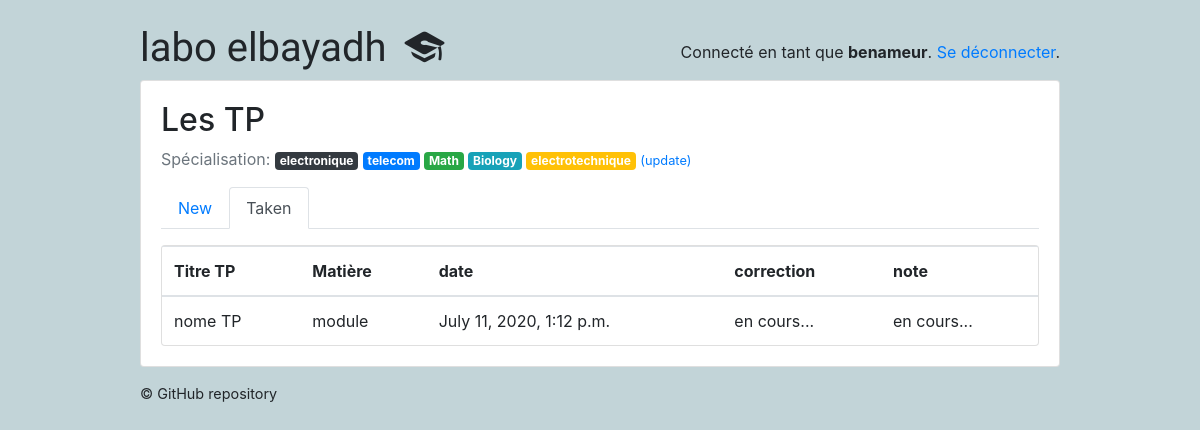
The app's page /students/taken/ (signed in), older data.
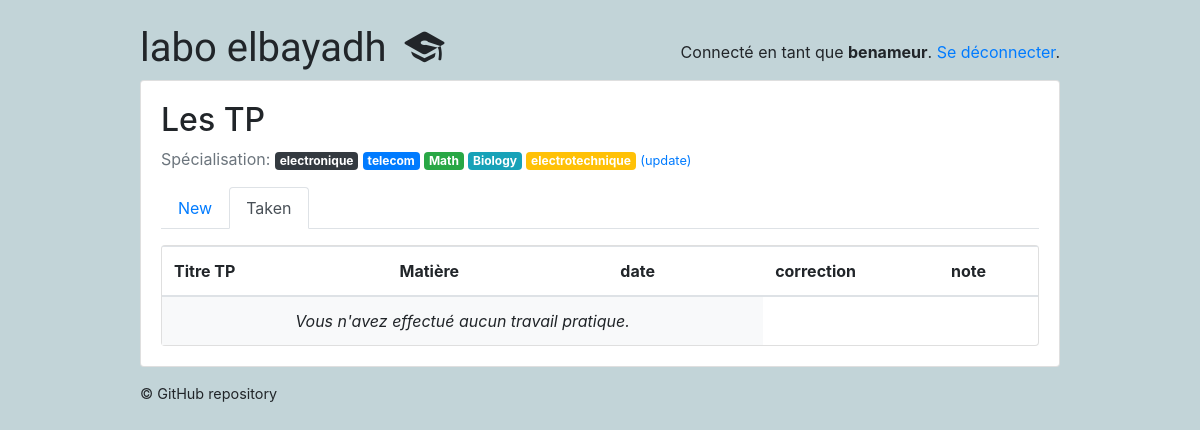
The same page, newer data.
### classroom/models.py (models this page shows, shortened)
class Subject(models.Model):
    name = models.CharField(max_length=30)
    color = models.CharField(max_length=7, default='#007bff')
    def get_html_badge(self):
        name = escape(self.name)
        color = escape(self.color)
        html = '<span class="badge badge-primary" style="background-color: %s">%s</span>' % (color, name)
        return mark_safe(html)

class TakenQuiz(models.Model):
    student = models.ForeignKey(Student,on_delete=models.CASCADE, related_name='taken_quizzes')
    quiz = models.ForeignKey(Quiz, on_delete=models.CASCADE, related_name='taken_quizzes')
    score = models.FloatField()
    date = models.DateTimeField(auto_now_add=True)
    compte_rendu = models.FileField(upload_to='uploads_tp/')
    correction_TP_ensegn  = models.FileField(upload_to='uploads_tp/')

class Quiz(models.Model):
    owner = models.ForeignKey(User, on_delete=models.CASCADE, related_name='quizzes')
    name = models.CharField(max_length=255 , default='Titre' , verbose_name= 'Titre TP',)
    subject = models.ForeignKey(Subject, on_delete=models.CASCADE, related_name='quizzes', verbose_name= 'les filières',)
    type_tp_posible = (
        ('redressement et filtrage ', 'redressement et filtrage '),
        ('filtrage RC', 'filtrage RC'),
    )
    type_tp = models.CharField(max_length=500 ,choices=type_tp_posible , verbose_name= 'Type de circuit électrique')
    description = models.TextField( max_length=500 , verbose_name= 'Description de TP ')
    module = models.CharField(max_length=255, default='Matière' , verbose_name= 'Matière' )

### classroom/views/students.py (the view)
# urls.py: path('taken/', students.TakenQuizListView.as_view(), name='taken_quiz_list'),
@method_decorator([login_required, student_required], name='dispatch')
class TakenQuizListView(ListView):
    model = TakenQuiz
    context_object_name = 'taken_quizzes'
    template_name = 'classroom/students/taken_quiz_list.html'
    def get_queryset(self):
        queryset = self.request.user.student.taken_quizzes \
            .select_related('quiz', 'quiz__subject') \
            .order_by('quiz__name')
        return queryset

### classroom/templates/classroom/students/taken_quiz_list.html (shortened to what this page needs)
{% extends 'base.html' %}
{% block content %}
  {% include 'classroom/students/_header.html' with active='taken' %}
  <div class="card">
    <table class="table mb-0">
      <thead>
        <tr>
          <th>Titre TP</th>
          <th>Matière</th>
          <th>date</th>
          <th>correction</th>
          <th>note</th>
        </tr>
      </thead>
      <tbody>
        {% for taken_quiz in taken_quizzes %}
          <tr>
            <td>{{ taken_quiz.quiz.name }}</td>
            <td>{{ taken_quiz.quiz.module }}</td>
            <td>{{ taken_quiz.date}}</td>
            {% if taken_quiz.score == 100.0  %}
            <td> en cours...</td>
              <td> en cours...</td>
            {% endif  %}
          </tr>
        {% empty %}
          <tr>
            <td class="bg-light text-center font-italic" colspan="3">Vous n'avez effectué aucun travail pratique.</td>
          </tr>
        {% endfor %}
      </tbody>
    </table>
  </div>
{% endblock %}

### classroom/templates/classroom/students/_header.html
<h2>Les TP</h2>
<p class="text-muted">
  Spécialisation:{% for subject in user.student.interests.all %} {{ subject.get_html_badge }}{% endfor %}
  <a href="{% url 'students:student_interests' %}"><small>(update)</small></a>
</p>
<ul class="nav nav-tabs mb-3">
  <li class="nav-item">
    <a class="nav-link{% if active == 'new' %} active{% endif %}" href="{% url 'students:quiz_list' %}">New</a>
  </li>
  <li class="nav-item">
    <a class="nav-link{% if active == 'taken' %} active{% endif %}" href="{% url 'students:taken_quiz_list' %}">Taken</a>
  </li>
</ul>

Row changes from the older to the newer data that the page shows:
removed TakenQuiz: quiz.name "nome TP", quiz.module "module", date "July 11, 2020, 1:12 p.m.", score "en cours..."
Text that changed along with them:
text now shown: "Vous n'avez effectué aucun travail pratique."
